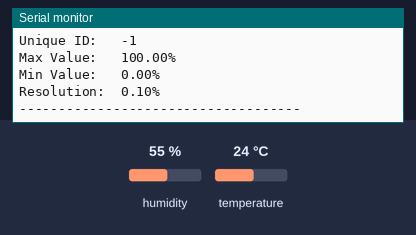
The program below on a simulated ESP8266 (NodeMCU). Shown: the last lines printed to the serial monitor. The inputs (shaded band) are chosen by the test bench; at power-on: humidity 55 %, temperature 24 °C. WiFi joins after 1.5 s; servers stay silent unless stated.

Above: at 2.7 s.
2.8 s: humidity set to 22 %
At 4.4 s:
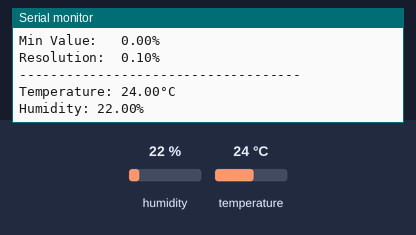
5.8 s: temperature set to 12 °C
At 8.5 s:
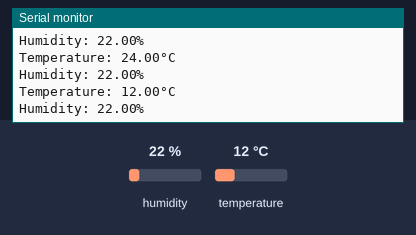
8.8 s: humidity set to 40 %
At 10.7 s:
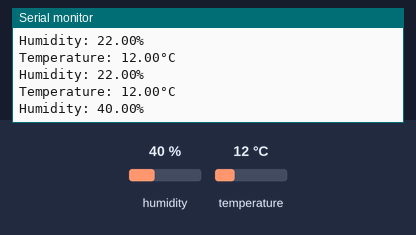

The program:

main.cpp
```cpp
#include <WiFiManager.h> // https://github.com/tzapu/WiFiManager
#include <Arduino.h>
// DHT Temperature & Humidity Sensor
// Unified Sensor Library Example
// Written by Tony DiCola for Adafruit Industries
// Released under an MIT license.

// REQUIRES the following Arduino libraries:
// - DHT Sensor Library: https://github.com/adafruit/DHT-sensor-library
// - Adafruit Unified Sensor Lib: https://github.com/adafruit/Adafruit_Sensor

#include <Adafruit_Sensor.h>
#include <DHT.h>
#include <DHT_U.h>
#include <Ticker.h>
#include <AsyncMqttClient.h>
#include <Wire.h>
#include <SPI.h>

#define DHTPIN 5      // Digital pin connected to the DHT sensor
#define DHTTYPE DHT22 // DHT 22 (AM2302)

DHT_Unified dht(DHTPIN, DHTTYPE);

uint32_t delayMS;

// Raspberry Pi Mosquitto MQTT Broker
#define MQTT_HOST IPAddress(192, 168, 1, 108)

// Temperature MQTT Topics
#define MQTT_PUB_TEMP "node1/dht22/temperature"
#define MQTT_PUB_HUM "node1/dht22/humidity"

// Variables to hold sensor readings
float temperature;
float humidity;

AsyncMqttClient mqttClient;
Ticker mqttReconnectTimer;

unsigned long previousMillis = 0; // Stores last time temperature was published
const long interval = 10000;      // Interval at which to publish sensor readings

void setup()
{
    WiFi.mode(WIFI_STA); // explicitly set mode, esp defaults to STA+AP
    // it is a good practice to make sure your code sets wifi mode how you want it.

    // put your setup code here, to run once:
    Serial.begin(921600);

    // WiFiManager, Local intialization. Once its business is done, there is no need to keep it around
    WiFiManager wm;

    // reset settings - wipe stored credentials for testing
    // these are stored by the esp library
    // wm.resetSettings();

    // Automatically connect using saved credentials,
    // if connection fails, it starts an access point with the specified name ( "AutoConnectAP"),
    // if empty will auto generate SSID, if password is blank it will be anonymous AP (wm.autoConnect())
    // then goes into a blocking loop awaiting configuration and will return success result

    bool res;
    // res = wm.autoConnect(); // auto generated AP name from chipid
    // res = wm.autoConnect("AutoConnectAP"); // anonymous ap
    res = wm.autoConnect("NodeMCU", "password"); // password protected ap

    if (!res)
    {
        Serial.println("Failed to connect");
        // ESP.restart();
    }
    else
    {
        // if you get here you have connected to the WiFi
        Serial.println("connected...yeey :)");
    }
    dht.begin();
    Serial.println(F("DHTxx Unified Sensor Example"));
    // Print temperature sensor details.
    sensor_t sensor;
    dht.temperature().getSensor(&sensor);
    Serial.println(F("------------------------------------"));
    Serial.println(F("Temperature Sensor"));
    Serial.print(F("Sensor Type: "));
    Serial.println(sensor.name);
    Serial.print(F("Driver Ver:  "));
    Serial.println(sensor.version);
    Serial.print(F("Unique ID:   "));
    Serial.println(sensor.sensor_id);
    Serial.print(F("Max Value:   "));
    Serial.print(sensor.max_value);
    Serial.println(F("°C"));
    Serial.print(F("Min Value:   "));
    Serial.print(sensor.min_value);
    Serial.println(F("°C"));
    Serial.print(F("Resolution:  "));
    Serial.print(sensor.resolution);
    Serial.println(F("°C"));
    Serial.println(F("------------------------------------"));
    // Print humidity sensor details.
    dht.humidity().getSensor(&sensor);
    Serial.println(F("Humidity Sensor"));
    Serial.print(F("Sensor Type: "));
    Serial.println(sensor.name);
    Serial.print(F("Driver Ver:  "));
    Serial.println(sensor.version);
    Serial.print(F("Unique ID:   "));
    Serial.println(sensor.sensor_id);
    Serial.print(F("Max Value:   "));
    Serial.print(sensor.max_value);
    Serial.println(F("%"));
    Serial.print(F("Min Value:   "));
    Serial.print(sensor.min_value);
    Serial.println(F("%"));
    Serial.print(F("Resolution:  "));
    Serial.print(sensor.resolution);
    Serial.println(F("%"));
    Serial.println(F("------------------------------------"));
    // Set delay between sensor readings based on sensor details.
    delayMS = sensor.min_delay / 1000;
}

void loop()
{
    // put your main code here, to run repeatedly:
    // Delay between measurements.
    delay(delayMS);
    // Get temperature event and print its value.
    sensors_event_t event;
    dht.temperature().getEvent(&event);
    if (isnan(event.temperature))
    {
        Serial.println(F("Error reading temperature!"));
    }
    else
    {
        Serial.print(F("Temperature: "));
        Serial.print(event.temperature);
        Serial.println(F("°C"));
    }
    // Get humidity event and print its value.
    dht.humidity().getEvent(&event);
    if (isnan(event.relative_humidity))
    {
        Serial.println(F("Error reading humidity!"));
    }
    else
    {
        Serial.print(F("Humidity: "));
        Serial.print(event.relative_humidity);
        Serial.println(F("%"));
    }
}
```

Measured:
- after the input at 2.8 s, the serial monitor: prints a new line after 0.71 s (image 1)
- after the input at 5.8 s, the serial monitor: prints a new line after 1.7 s (image 2)
- after the input at 8.8 s, the serial monitor: prints a new line after 0.73 s (image 3)
